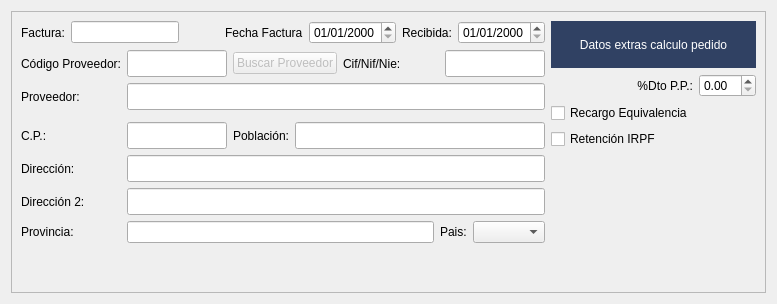
         <widget class="QWidget" name="tab_3">
          <attribute name="title">
           <string>Cabecera de Factura</string>
          </attribute>
          <layout class="QHBoxLayout" name="horizontalLayout_6">
           <item>
            <widget class="QFrame" name="frame_2">
             <property name="frameShape">
              <enum>QFrame::StyledPanel</enum>
             </property>
             <property name="frameShadow">
              <enum>QFrame::Raised</enum>
             </property>
             <layout class="QGridLayout" name="gridLayout_15">
              <item row="1" column="0">
               <widget class="QLabel" name="label_3">
                <property name="text">
                 <string>Código Proveedor:</string>
                </property>
               </widget>
              </item>
              <item row="2" column="0">
               <widget class="QLabel" name="label_4">
                <property name="text">
                 <string>Proveedor:</string>
                </property>
               </widget>
              </item>
              <item row="9" column="1">
               <spacer name="verticalSpacer">
                <property name="orientation">
                 <enum>Qt::Vertical</enum>
                </property>
                <property name="sizeHint" stdset="0">
                 <size>
                  <width>20</width>
                  <height>40</height>
                 </size>
                </property>
               </spacer>
              </item>
              <item row="6" column="1">
               <widget class="QLineEdit" name="txtdireccion1">
                <property name="minimumSize">
                 <size>
                  <width>0</width>
                  <height>27</height>
                 </size>
                </property>
               </widget>
              </item>
              <item row="7" column="0">
               <widget class="QLabel" name="label_6">
                <property name="text">
                 <string>Dirección 2:</string>
                </property>
               </widget>
              </item>
              <item row="7" column="1">
               <widget class="QLineEdit" name="txtdireccion2">
                <property name="minimumSize">
                 <size>
                  <width>0</width>
                  <height>27</height>
                 </size>
                </property>
               </widget>
              </item>
              <item row="8" column="0">
               <widget class="QLabel" name="label_13">
                <property name="text">
                 <string>Provincia:</string>
                </property>
               </widget>
              </item>
              <item row="1" column="1">
               <layout class="QHBoxLayout" name="horizontalLayout_5">
                <item>
                 <widget class="QLineEdit" name="txtcodigo_proveedor">
                  <property name="minimumSize">
                   <size>
                    <width>0</width>
                    <height>27</height>
                   </size>
                  </property>
                  <property name="maximumSize">
                   <size>
                    <width>100</width>
                    <height>16777215</height>
                   </size>
                  </property>
                 </widget>
                </item>
                <item>
                 <widget class="QPushButton" name="botBuscarCliente">
                  <property name="enabled">
                   <bool>false</bool>
                  </property>
                  <property name="text">
                   <string>Buscar Proveedor</string>
                  </property>
                  <property name="icon">
                   <iconset>
                    <normaloff>:/Icons/PNG/search.png</normaloff>:/Icons/PNG/search.png</iconset>
                  </property>
                 </widget>
                </item>
                <item>
                 <widget class="QLabel" name="label_15">
                  <property name="text">
                   <string>Cif/Nif/Nie:</string>
                  </property>
                 </widget>
                </item>
                <item>
                 <widget class="QLineEdit" name="txtcif">
                  <property name="minimumSize">
                   <size>
                    <width>0</width>
                    <height>27</height>
                   </size>
                  </property>
                  <property name="maximumSize">
                   <size>
                    <width>100</width>
                    <height>16777215</height>
                   </size>
                  </property>
                 </widget>
                </item>
               </layout>
              </item>
              <item row="8" column="1">
               <layout class="QHBoxLayout" name="horizontalLayout_3">
                <item>
                 <widget class="QLineEdit" name="txtprovincia"/>
                </item>
                <item>
                 <widget class="QLabel" name="label_14">
                  <property name="text">
                   <string>Pais:</string>
                  </property>
                 </widget>
                </item>
                <item>
                 <widget class="QComboBox" name="combo_pais"/>
                </item>
               </layout>
              </item>
              <item row="6" column="0">
               <widget class="QLabel" name="label_5">
                <property name="text">
                 <string>Dirección:</string>
                </property>
               </widget>
              </item>
              <item row="2" column="1">
               <widget class="QLineEdit" name="txtproveedor">
                <property name="minimumSize">
                 <size>
                  <width>0</width>
                  <height>27</height>
                 </size>
                </property>
               </widget>
              </item>
              <item row="0" column="0" colspan="2">
               <layout class="QHBoxLayout" name="horizontalLayout_7">
                <item>
                 <widget class="QLabel" name="lblnumfac">
                  <property name="text">
                   <string>Factura:</string>
                  </property>
                 </widget>
                </item>
                <item>
                 <widget class="QLineEdit" name="txtfactura"/>
                </item>
                <item>
                 <spacer name="horizontalSpacer_5">
                  <property name="orientation">
                   <enum>Qt::Horizontal</enum>
                  </property>
                  <property name="sizeHint" stdset="0">
                   <size>
                    <width>40</width>
                    <height>20</height>
                   </size>
                  </property>
                 </spacer>
                </item>
                <item>
                 <widget class="QLabel" name="label_18">
                  <property name="text">
                   <string>Fecha Factura</string>
                  </property>
                 </widget>
                </item>
                <item>
                 <widget class="QDateEdit" name="txtfecha">
                  <property name="displayFormat">
                   <string>dd/MM/yyyy</string>
                  </property>
                  <property name="calendarPopup">
                   <bool>false</bool>
                  </property>
                 </widget>
                </item>
                <item>
                 <widget class="QLabel" name="label">
                  <property name="text">
                   <string>Recibida:</string>
                  </property>
                 </widget>
                </item>
                <item>
                 <widget class="QDateEdit" name="txtrecepcion">
                  <property name="displayFormat">
                   <string>dd/MM/yyyy</string>
                  </property>
                 </widget>
                </item>
               </layout>
              </item>
              <item row="4" column="0">
               <widget class="QLabel" name="label_17">
                <property name="text">
                 <string>C.P.:</string>
                </property>
               </widget>
              </item>
              <item row="4" column="1">
               <layout class="QHBoxLayout" name="horizontalLayout_2">
                <item>
                 <widget class="QLineEdit" name="txtcp">
                  <property name="minimumSize">
                   <size>
                    <width>100</width>
                    <height>27</height>
                   </size>
                  </property>
                  <property name="maximumSize">
                   <size>
                    <width>70</width>
                    <height>16777215</height>
                   </size>
                  </property>
                 </widget>
                </item>
                <item>
                 <widget class="QLabel" name="label_7">
                  <property name="text">
                   <string>Población:</string>
                  </property>
                 </widget>
                </item>
                <item>
                 <widget class="QLineEdit" name="txtpoblacion">
                  <property name="sizePolicy">
                   <sizepolicy hsizetype="Expanding" vsizetype="Fixed">
                    <horstretch>0</horstretch>
                    <verstretch>0</verstretch>
                   </sizepolicy>
                  </property>
                  <property name="minimumSize">
                   <size>
                    <width>0</width>
                    <height>27</height>
                   </size>
                  </property>
                 </widget>
                </item>
               </layout>
              </item>
              <item row="0" column="2" rowspan="5">
               <layout class="QGridLayout" name="gridLayout">
                <item row="1" column="1">
                 <widget class="QDoubleSpinBox" name="spinPorc_dto_pp"/>
                </item>
                <item row="1" column="0">
                 <widget class="QLabel" name="label_38">
                  <property name="text">
                   <string>%Dto P.P.:</string>
                  </property>
                  <property name="alignment">
                   <set>Qt::AlignRight|Qt::AlignTrailing|Qt::AlignVCenter</set>
                  </property>
                 </widget>
                </item>
                <item row="2" column="0">
                 <widget class="QCheckBox" name="chklporc_rec">
                  <property name="text">
                   <string>Recargo Equivalencia</string>
                  </property>
                  <property name="checkable">
                   <bool>true</bool>
                  </property>
                  <property name="checked">
                   <bool>false</bool>
                  </property>
                 </widget>
                </item>
                <item row="0" column="0" colspan="2">
                 <widget class="QLabel" name="label_37">
                  <property name="styleSheet">
                   <string notr="true">background-color: #304163;
color: rgb(255,255,255);</string>
                  </property>
                  <property name="text">
                   <string>Datos extras calculo pedido</string>
                  </property>
                  <property name="alignment">
                   <set>Qt::AlignCenter</set>
                  </property>
                 </widget>
                </item>
                <item row="3" column="0">
                 <widget class="QCheckBox" name="chkRetencioirpf">
                  <property name="text">
                   <string>Retención IRPF</string>
                  </property>
                 </widget>
                </item>
               </layout>
              </item>
             </layout>
            </widget>
           </item>
          </layout>
         </widget>
